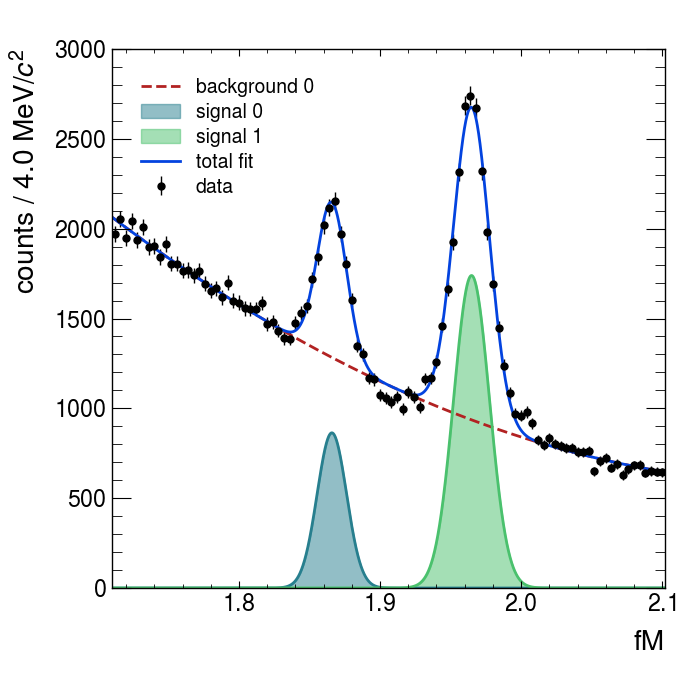

Here is the Python script that generated this plot:
import numpy as np
import matplotlib.pyplot as plt
import uproot
import pandas as pd
import yaml
import flarefly
from flarefly.data_handler import DataHandler
from flarefly.fitter import F2MassFitter
configCutsName = "/home/fchinu/Run3/Ds_pp_13TeV/Projections_RawYields/configs/cutset_pp13TeV_binary.yml"
projectionsName = "/home/fchinu/Run3/Ds_pp_13TeV/Projections_RawYields/Data/Projections_Data.root"
configFitName = "/home/fchinu/Run3/Ds_pp_13TeV/Projections_RawYields/configs/config_Ds_Fit_pp13TeV.yml"
# Load the configs
with open(configCutsName, 'r') as stream:
    configCuts = yaml.safe_load(stream)
with open(configFitName, 'r') as stream:
    configFit = yaml.safe_load(stream)
# define PDFs lists
signal_pdfs = ["gaussian", "gaussian"]
background_pdfs = ["Pol2"]

# define the ids
DplusId = 0 # because signal_pdfs[gaussian_id] = "gaussian"
DsId = 1 # because signal_pdfs[gaussian_id] = "gaussian"
expo_id = 0     # because background_pdfs[expo_id] = "expo"
fitters = []
start = 6

for iPt, (ptMin, ptMax) in enumerate(zip(configFit["pp13TeVPrompt"]["PtMin"][5:6], configFit["pp13TeVPrompt"]["PtMax"][5:6])):

    dataHandler = DataHandler(data=projectionsName, var_name="fM", histoname=f'hMass_{ptMin*10:.0f}_{ptMax*10:.0f}', rebin = 4, limits=[1.71,2.1], use_zfit=True)
    # Fit the data
    fitters.append(F2MassFitter(data_handler=dataHandler,
                                name_signal_pdf=signal_pdfs,
                                name_background_pdf=background_pdfs,
                                name=f"{iPt+start}{background_pdfs[expo_id]}_{signal_pdfs[DplusId]}_{signal_pdfs[DsId]}"))
    fitters[iPt].set_particle_mass(DsId, mass = 1.968)
    fitters[iPt].set_particle_mass(DplusId, mass = 1.868)
    fitters[iPt].set_signal_initpar(DsId, "sigma", 0.01, limits=[0.001, 0.03])
    fitters[iPt].set_signal_initpar(DplusId, "sigma", 0.01, limits=[0.001, 0.03])

    fitters[iPt].set_background_initpar(expo_id, "a", -2, fix=False)
    fitters[iPt].set_background_initpar(expo_id, "b", 2, fix=False)
    fitters[iPt].set_background_initpar(expo_id, "c", -20, fix=False)

    fitters[iPt].mass_zfit()
    # Print the results
    print(f"Pt: {ptMin} - {ptMax}")
    print(f"Signal yields: {fitters[iPt].get_raw_yield(DplusId)}")
    print(f"Signal yields: {fitters[iPt].get_raw_yield(DsId)}")
    #print(f"Background yields: {fitters[iPt].backgroundYields[expo_id]}")
    #print(f"Signal significance: {fitters[iPt].signalSignificance[DplusId]}")
    #print(f"Signal significance: {fitters[iPt].signalSignificance[DsId]}")
    #print(f"Chi2: {fitters[iPt].chi2}")
    #print(f"Chi2/ndf: {fitters[iPt].chi2/fitters[iPt].ndf}")
fig = fitters[0].plot_mass_fit(style="ATLAS",
                    show_extra_info=False,
                    extra_info_loc=['upper left', 'center right'])
fig.savefig("/home/fchinu/Run3/Ds_pp_13TeV/Projections_RawYields/test.png")

for massFitter in fitters:
    massFitter.dump_to_root("/home/fchinu/Run3/Ds_pp_13TeV/Projections_RawYields/test.root", option='recreate')


